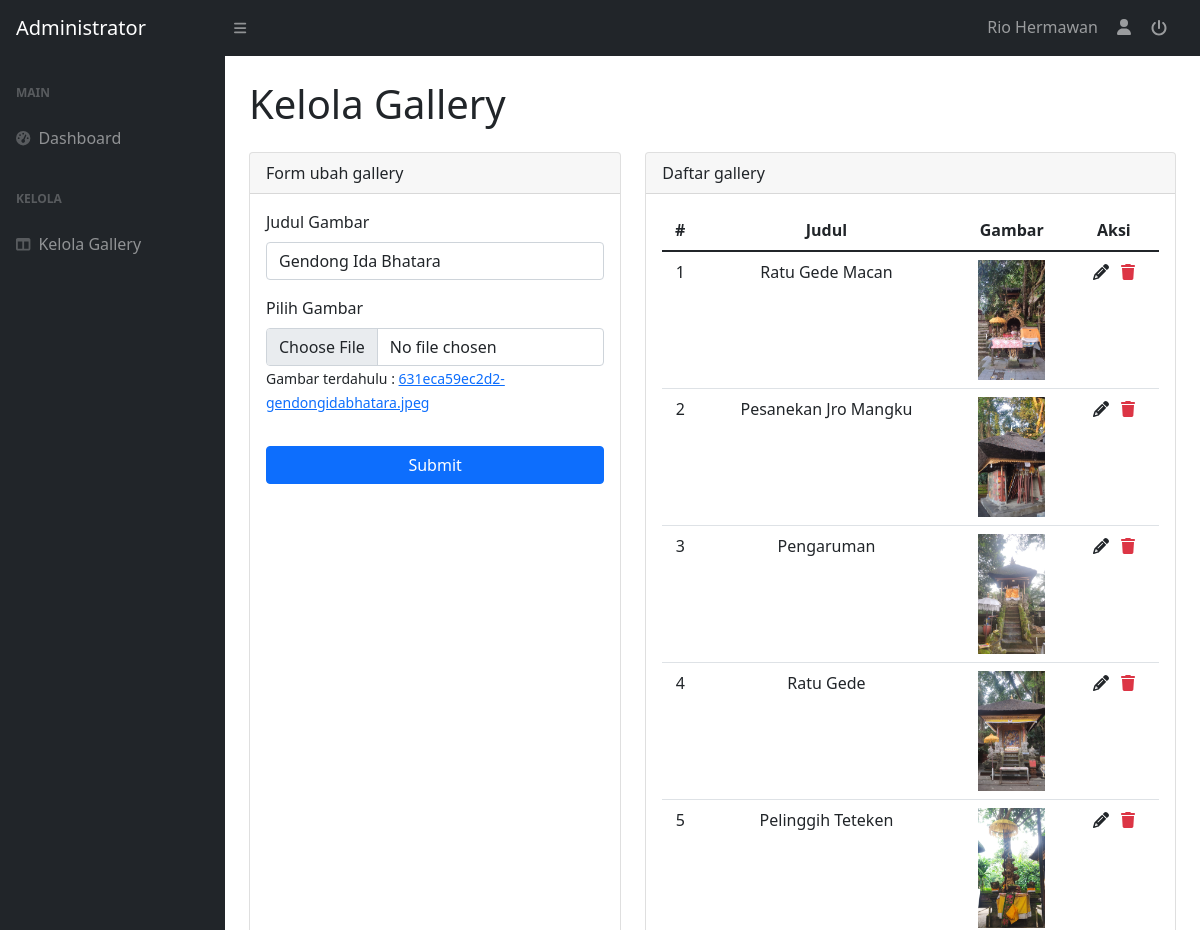
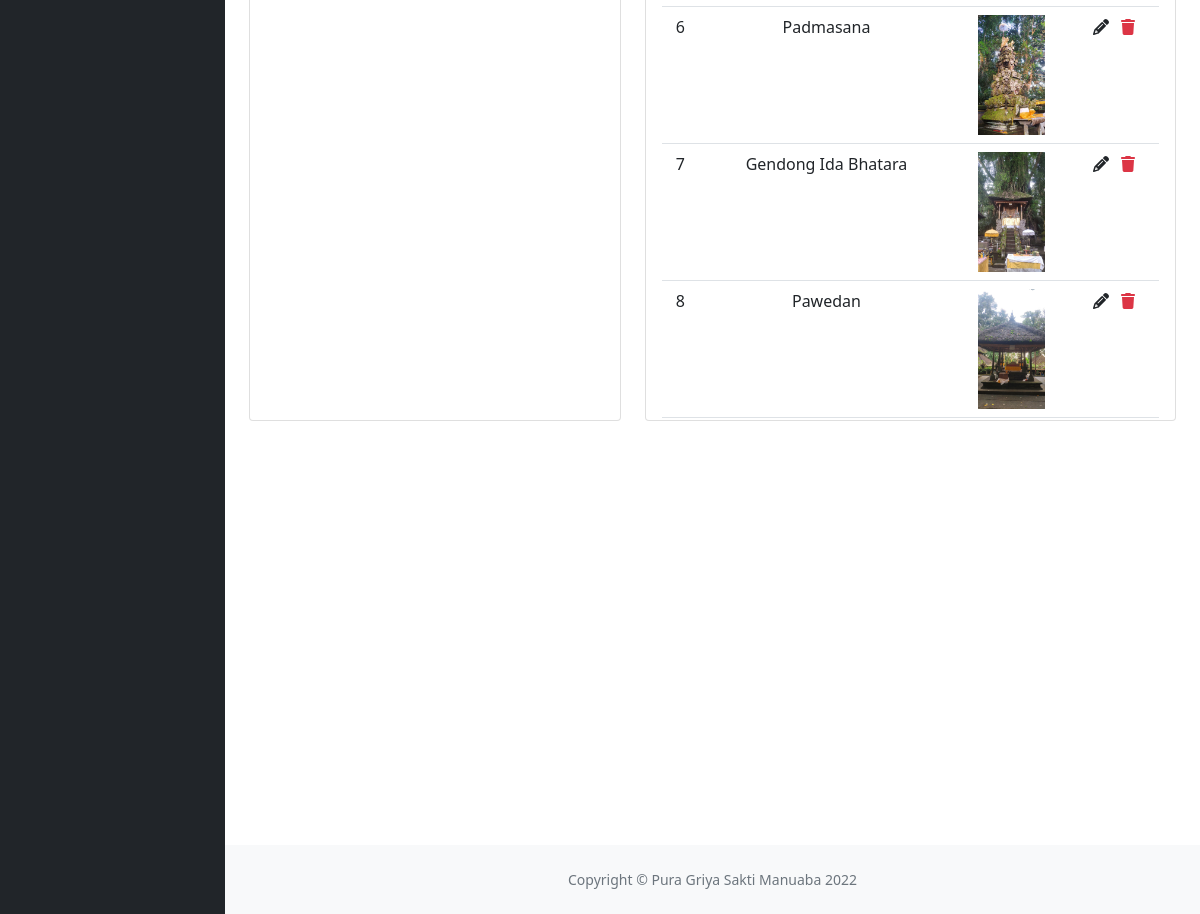
The page /admin/gallery.php?ubah_id=9 (signed in) on the database its author committed (2 pictures, top to bottom).
### tables this page shows
CREATE TABLE `galleries` (
  `id` int(11) NOT NULL,
  `title` varchar(100) NOT NULL,
  `image_name` varchar(100) NOT NULL,
  `created_at` datetime NOT NULL,
  `updated_at` datetime DEFAULT NULL
);

### admin/functions/global.php (called while the page is built, shortened)
<?php
include_once 'connection.php';
$pageTitle = 'Pura Griya Sakti Manuaba';
function getGalleries()
{
    global $conn;
    $sql = "SELECT * FROM galleries";
    $result = mysqli_query($conn, $sql);
    while ($galeri = mysqli_fetch_assoc($result)) {
        $galleries[] = $galeri;
    }
    return array_reverse($galleries);
}
function getGalleryById($id)
{
    global $conn;
    $sql = "SELECT * FROM galleries WHERE id = $id";
    $result = mysqli_query($conn, $sql);
    return mysqli_fetch_assoc($result);
}

### admin/gallery.php (the view, shortened to what this page needs)
<?php
include_once 'functions/global.php';
$isUbah = isset($_GET['ubah_id']);
if ($isUbah) {
    $galleryById = getGalleryById($_GET['ubah_id']);
}
$galleries = getGalleries();
?>
<!DOCTYPE html>
<html lang="en">
<head>
    <link href="https://cdn.jsdelivr.net/npm/simple-datatables@latest/dist/style.css" rel="stylesheet" />
    <link href="css/bootstrap.css" rel="stylesheet" />
</head>
<body class="sb-nav-fixed">
    <nav class="sb-topnav navbar navbar-expand navbar-dark bg-dark">
        <a class="navbar-brand ps-3" href="dashboard.php">Administrator</a>
        <button class="btn btn-link btn-sm order-1 order-lg-0 me-4 me-lg-0" id="sidebarToggle" href="#!"><i class="fas fa-bars"></i></button>
        <ul class="navbar-nav ms-auto ms-md-0 me-3 me-lg-4">
            <li class="nav-item dropdown">
                <a class="nav-link" title="Logout">
                    <?= $_SESSION['user']['name'] ?>
                </a>
            </li>
            <li class="nav-item dropdown">
                <span class="nav-link">
                    <i class="fas fa-user fa-fw"></i>
                </span>
            </li>
            <li class="nav-item dropdown">
                <form action="functions/logout.php" method="POST">
                    <button name="logout" type="submit" class="btn nav-link" title="Logout">
                        <i class="fa-solid fa-power-off"></i>
                    </button>
                </form>
            </li>
        </ul>
    </nav>
    <div id="layoutSidenav">
        <div id="layoutSidenav_nav">
            <nav class="sb-sidenav accordion sb-sidenav-dark" id="sidenavAccordion">
                <div class="sb-sidenav-menu">
                    <div class="nav">
                        <div class="sb-sidenav-menu-heading">Main</div>
                        <a class="nav-link" href="dashboard.php">
                            <div class="sb-nav-link-icon"><i class="fas fa-tachometer-alt"></i></div>
                            Dashboard
                        </a>
                        <div class="sb-sidenav-menu-heading">Kelola</div>
                        <a class="nav-link" href="gallery.php">
                            <div class="sb-nav-link-icon"><i class="fas fa-columns"></i></div>
                            Kelola Gallery
                        </a>
                    </div>
                </div>
            </nav>
        </div>
        <div id="layoutSidenav_content">
            <main>
                <div class="container-fluid px-4">
                    <h1 class="my-4">Kelola Gallery</h1>
                    <div class="row">
                        <div class="col-12 col-lg-5">
                            <div class="card" style="height: 65vh;">
                                <div class="card-header">
                                    <span class="gallery-form-title">Form <?= $isUbah ? 'ubah' : 'tambah' ?> gallery</span>
                                </div>
                                <div class="card-body">
                                    <form action="functions/<?= $isUbah ? 'update-gallery.php' : 'insert-gallery.php' ?>" method="POST" enctype="multipart/form-data">
                                        <div class="mb-3">
                                            <label for="title" class="form-label">Judul Gambar</label>
                                            <input name="title" type="text" class="form-control" id="title" placeholder="Judul gambar" required value="<?= $isUbah ? $galleryById['title'] : '' ?>">
                                        </div>
                                        <div class="mb-3">
                                            <span class="d-block mb-2">Pilih Gambar</span>
                                            <input name="image" type="file" class="d-block form-control" <?= $isUbah ? '' : 'required' ?>>
                                            <?php if ($isUbah) { ?>
                                                <small id="image-name">Gambar terdahulu :
                                                    <a target="_blank" href="img/galleries/<?= $galleryById['image_name'] ?>">
                                                        <?= $galleryById['image_name'] ?>
                                                    </a>
                                                </small>
                                            <?php } ?>
                                        </div>
                                        <button type="submit" class="btn btn-primary w-100 mt-3">Submit</button>
                                    </form>
                                </div>
                            </div>
                        </div>
                        <div class="col-12 col-lg-7">
                            <div class="card" style="height: 65vh;">
                                <div class="card-header">
                                    <span>Daftar gallery</span>
                                </div>
                                <div class="card-body" style="overflow-y: scroll;">
                                    <table class="table">
                                        <?php if (count($galleries) > 0) { ?>
                                            <thead>
                                                <tr>
                                                    <th>
                                                        <center>#</center>
                                                    </th>
                                                    <th>
                                                        <center>Judul</center>
                                                    </th>
                                                    <th>
                                                        <center>Gambar</center>
                                                    </th>
                                                    <th>
                                                        <center>Aksi</center>
                                                    </th>
                                                </tr>
                                            </thead>
                                            <tbody>
                                                <?php foreach ($galleries as $i => $gallery) { ?>
                                                    <tr>
                                                        <td class="pt-2">
                                                            <center><?= $i + 1 ?></center>
                                                        </td>
                                                        <td class="pt-2">
                                                            <center><?= $gallery['title'] ?></center>
                                                        </td>
                                                        <td>
                                                            <center>
                                                                <img src="img/galleries/<?= $gallery['image_name'] ?>" alt="<?= $gallery['title'] ?>" style="max-height: 120px;">
                                                            </center>
                                                        </td>
                                                        <td class="pt-2">
                                                            <center>
                                                                <a href="?ubah_id=<?= $gallery['id'] ?>" title="Ubah" class="d-inline-block mx-1">
                                                                    <i class="fa-solid fa-pencil text-dark"></i>
                                                                </a>
                                                                <a href="functions/delete-gallery.php?id=<?= $gallery['id'] ?>&image_name=<?= $gallery['image_name'] ?>" title="Hapus" class="d-inline-block mx-1">
                                                                    <i class="fa-solid fa-trash text-danger"></i>
                                                                </a>
                                                            </center>
                                                        </td>
                                                    </tr>
                                                <?php } ?>
                                            </tbody>
                                        <?php } else { ?>
                                            <h6 class="mt-2">Data gallery tidak tersedia</h6>
                                        <?php } ?>
                                    </table>
                                </div>
                            </div>
                        </div>
                    </div>
                </div>
            </main>
            <footer class="py-4 bg-light mt-auto">
                <div class="container-fluid px-4">
                    <div class="d-flex align-items-center justify-content-center small">
                        <div class="text-muted">Copyright &copy; <?= $pageTitle ?> 2022</div>
                    </div>
                </div>
            </footer>
        </div>
    </div>
</body>
</html>

### rows shown on the page
galleries: title "Gendong Ida Bhatara", image_name "631eca59ec2d2-gendongidabhatara.jpeg", image_name (picture)
galleries: title "Ratu Gede Macan", image_name (picture)
galleries: title "Pesanekan Jro Mangku", image_name (picture)
galleries: title "Pengaruman", image_name (picture)
galleries: title "Ratu Gede", image_name (picture)
galleries: title "Pelinggih Teteken", image_name (picture)
galleries: title "Padmasana", image_name (picture)
galleries: title "Pawedan", image_name (picture)

### other values the page prints
$_SESSION['user']['name'] "Rio Hermawan"
$pageTitle "Pura Griya Sakti Manuaba"
